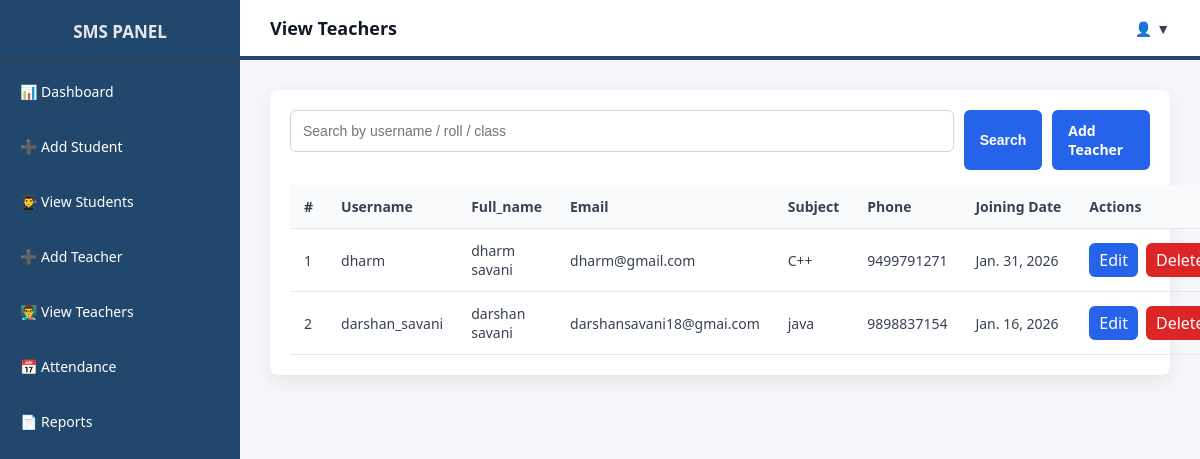
Screenshot of /teachers/ with the database file from the repository.
### school/models.py (models this page shows, shortened)
class Teacher(models.Model):
    user = models.OneToOneField(User, on_delete=models.CASCADE)
    full_name = models.CharField(max_length=100)
    email = models.EmailField(unique=True)
    subject = models.CharField(max_length=100)
    phone = models.CharField(max_length=15)
    joining_date = models.DateField(auto_now_add=True)

### school/views.py (the view)
# urls.py: path("teachers/",view_teachers, name="view_teachers"),
def view_teachers(request):
    query = request.GET.get('q','').strip()
    teachers = Teacher.objects.select_related('user').all()
    if query:
        teachers = Teacher.filter(
            Q(user__username__icontains=query) |
            Q(full_name__icontains=query) |
            Q(email__icontains=query)
        )
    return render(request, 'school/view_teachers.html', {
       'teachers': teachers,
       'query': query
    })

### templates/school/view_teachers.html (shortened to what this page needs)
{% extends "school/base.html" %}
{% block page_title %}View Teachers{% endblock %}
{% block content %}
<div class="table-wrapper">
    <form method="GET" style="margin-bottom: 15px; display:flex; gap:10px;">
        <input type="text" name="q" placeholder="Search by username / roll / class"
               value="{{ query }}">
        <button class="btn">Search</button>
        <a href="{% url 'add_teacher' %}" class="btn btn-primary" style="margin-left:auto;">Add Teacher</a>
    </form>
    <table class="table">
        <thead>
            <tr>
                <th>#</th>
                <th>Username</th>
                <th>Full_name</th>
                <th>Email</th>
                <th>Subject</th>
                <th>Phone</th>
                <th>Joining Date</th>
                <th>Actions</th>
            </tr>
        </thead>
        <tbody>
            {% for teacher in teachers %}
            <tr>
                <td>{{ forloop.counter }}</td>
                <td>{{ teacher.user.username }}</td>
                <td>{{ teacher.full_name }}</td>
                <td>{{ teacher.email }}</td>
                <td>{{ teacher.subject }}</td>
                <td>{{ teacher.phone }}</td>
                <td>{{ teacher.joining_date }}</td>
                <td>
                    <div class="table-actions">
                        <a href="{% url 'update_teacher' teacher.id %}" class="btn-sm btn-edit">Edit</a>
                        <a href="{% url 'delete_teacher' teacher.id %}"
                           class="btn-sm btn-delete"
                           onclick="return confirm('Are you sure?')">Delete</a>
                    </div>
                </td>
            </tr>
            {% empty %}
            <tr>
                <td colspan="8">Not students found</td>
            </tr>
            {% endfor %}
        </tbody>
    </table>
</div>
{% endblock %}

### static/school/css/main.css (style rules this page uses)
* { margin: 0; padding: 0; box-sizing: border-box; }
html, body { height: 100%; font-family: "Segoe UI", Roboto, Arial, sans-serif; background-color: #f5f7fb; color: #2d2d2d; }
a { text-decoration: none; color: inherit; }
input, select, textarea { width: 100%; padding: 10px 12px; border-radius: 6px; border: 1px solid #d1d5db; font-size: 14px; margin-bottom: 18px; outline: none; background-color: #ffffff; }
.btn, .login-btn { display: inline-block; padding: 11px 16px; background-color: #2563eb; color: #ffffff; font-size: 14px; font-weight: 600; border-radius: 6px; border: none; cursor: pointer; transition: background-color 0.25s ease; }
.table-wrapper { background: #ffffff; border-radius: 8px; padding: 20px; box-shadow: 0 6px 18px rgba(0,0,0,0.08); }
.table { width: 100%; border-collapse: collapse; font-size: 14px; }
.table thead { background-color: #f8fafc; }
.table th { padding: 12px 14px; text-align: left; font-weight: 600; color: #374151; border-bottom: 1px solid #e5e7eb; white-space: nowrap; }
.table td { padding: 12px 14px; color: #374151; border-bottom: 1px solid #e5e7eb; }
.table-actions { display: flex; gap: 8px; }
.btn-sm { padding: 6px 10px; font-size: 12px; border-radius: 4px; cursor: pointer; border: none; }
.btn-edit { background-color: #2563eb; color: #ffffff; }
.btn-delete { background-color: #dc2626; color: #ffffff; }
.btn-sm { padding: 6px 10px; font-size: 16px; border-radius: 6px; }
.btn-edit { background: #2563eb; color: white; }
.btn-delete { background: #dc2626; color: white; }

### rows the page displays
Teacher: user.username "dharm", full_name "dharm savani", email "dharm@gmail.com", subject "C++", phone "9499791271", joining_date "Jan. 31, 2026"
Teacher: user.username "darshan_savani", full_name "darshan savani", email "darshansavani18@gmai.com", subject "java", phone "9898837154", joining_date "Jan. 16, 2026"
